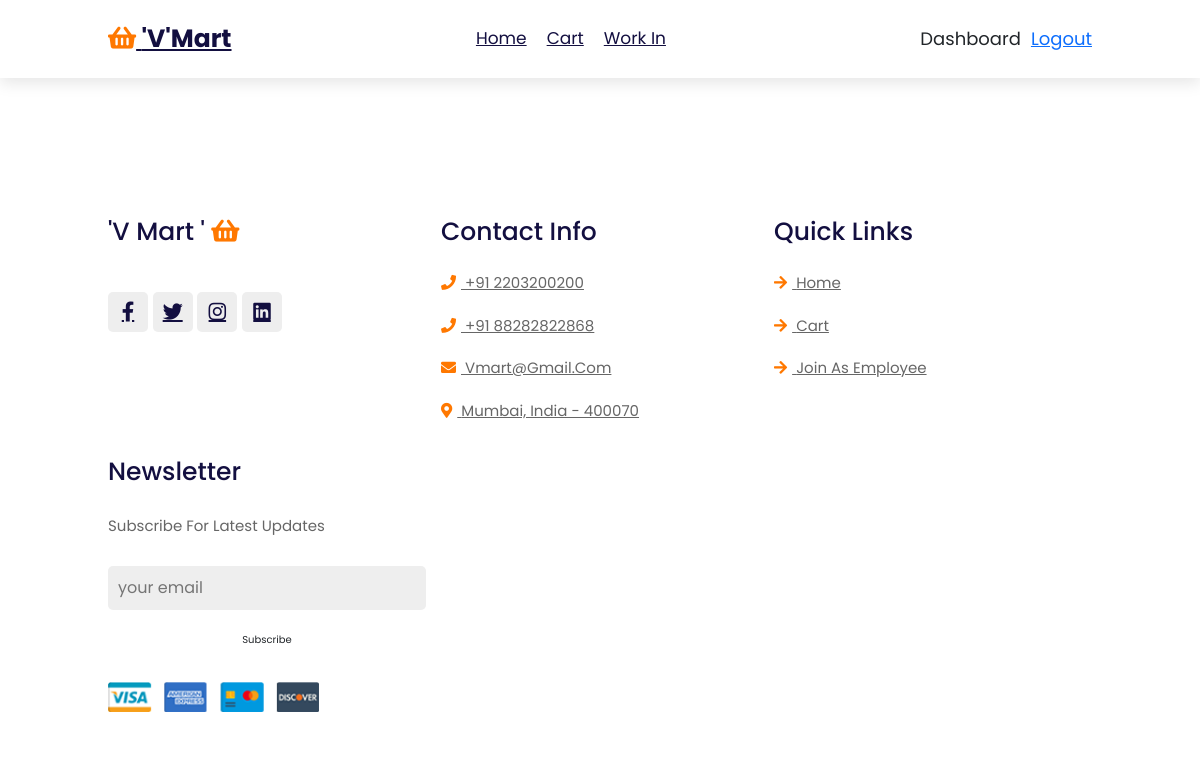
The page /user/cart (signed in) on the database as committed earlier.
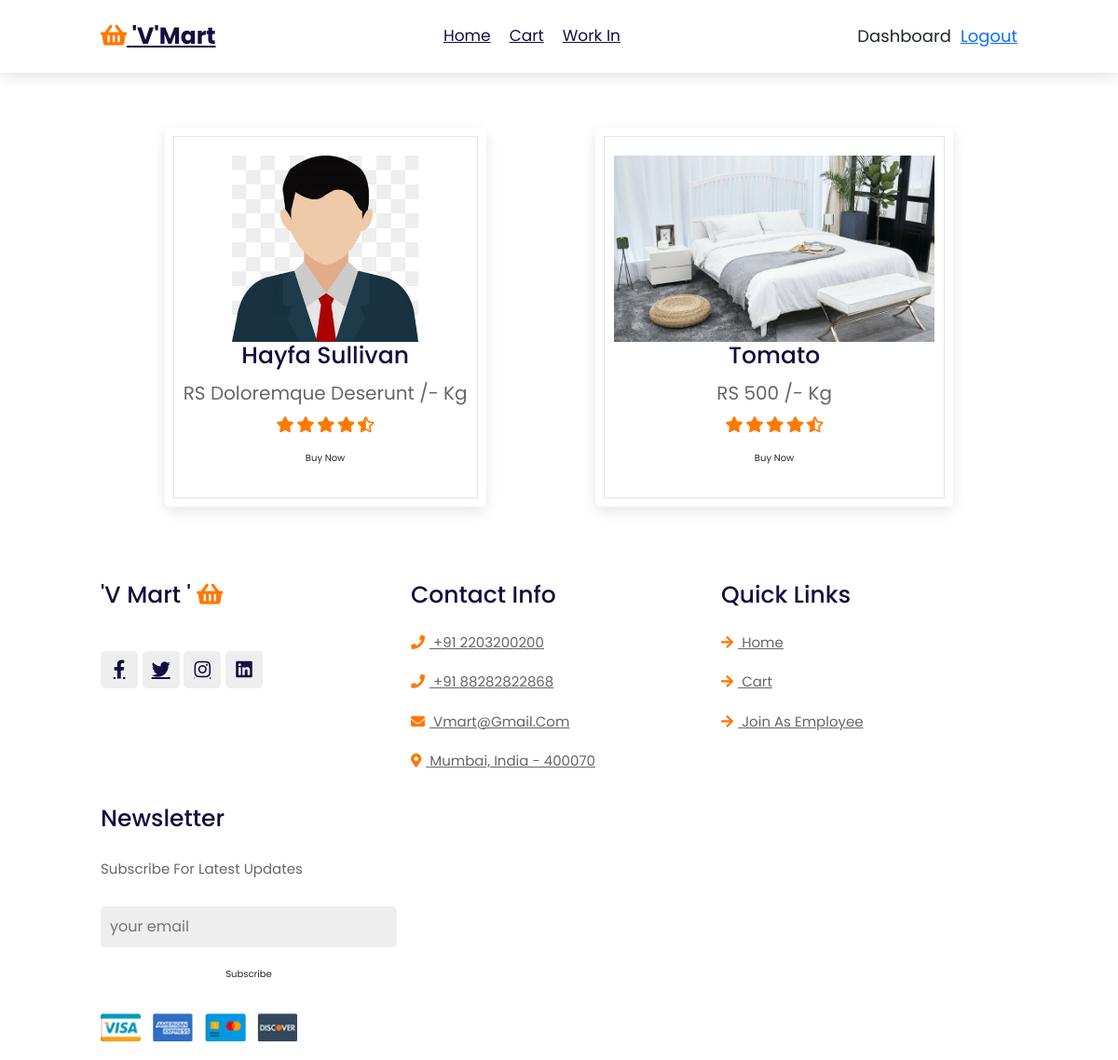
The same page on the database as committed later.
### super_market/models.py (models this page shows)
class Cart(models.Model):
    user = models.ForeignKey(User, on_delete=models.CASCADE)
    product = models.ForeignKey(Product, on_delete=models.CASCADE)
    created_at = models.DateTimeField(auto_now_add=True,null=True)
    updated_at = models.DateTimeField(auto_now=True,null=True)

class Product(models.Model):
    name = models.CharField(max_length=100)
    description = models.CharField(max_length=100)
    image = models.ImageField(upload_to='Profile', max_length=100)
    price = models.CharField(max_length=100)
    created_at = models.DateTimeField(auto_now_add=True)
    updated_at = models.DateTimeField(auto_now=True)

### super_market/views.py (the view)
# urls.py: path('user/cart', views.cart,name="cart"),
@login_required(login_url='login')
def cart(request):
    c =Cart.objects.filter(user=request.user)
    return render(request, "user/add-to-cart.html",{'c':c})

### template/user/add-to-cart.html
{% extends 'user/base.html' %}
{% block body %}
<h1 class="heading"> our <span>products</span> </h1>
<section class="products" id="products">
    <div class="flexCard">
    <div class="swiper product-slider">
        <div class="swiper-wrapper" style="display: flex; justify-content: space-around;">
            {% for c in c %}
            <div class="swiper-slide box">
                <img src="{{c.product.image.url}}" alt="">
                <h3>{{c.product.name}}</h3>
                <div class="price"> RS {{c.product.price}} /- kg </div>
                <div class="stars">
                    <i class="fas fa-star"></i>
                    <i class="fas fa-star"></i>
                    <i class="fas fa-star"></i>
                    <i class="fas fa-star"></i>
                    <i class="fas fa-star-half-alt"></i>
                </div>
                <a href="{% url 'product' c.product.id%}" class="btn">buy now</a>
            </div>
            {% endfor %}
        </div>
    </div>
    </div>
</section>
{% endblock body %}

### template/user/base.html (shortened to what this page needs)
<!DOCTYPE html>
{% load static %}
<html lang="en">
<head>
    <link rel="stylesheet" href="https://cdnjs.cloudflare.com/ajax/libs/font-awesome/5.15.4/css/all.min.css">
    <link rel="stylesheet" href="{% static '/css/style.css' %}">
    <link rel="stylesheet" href="{% static 'css/style.css' %}">
    <link rel="stylesheet" href="{% static 'css/payment.css' %}" >
    <link href="https://cdn.jsdelivr.net/npm/bootstrap@5.1.3/dist/css/bootstrap.min.css" rel="stylesheet">
</head>
<body>
<header class="header">
    <a href="{% url 'cart' %}" class="logo"> <i class="fas fa-shopping-basket"></i> 'v'Mart </a>
    <nav class="navbar">
        <a href="{% url 'user_index' %}">home</a>
        <a href="{% url 'cart' %}">Cart</a>
        <a href="{% url 'employee' %}">work in</a>
    </nav>
    <div class="d-flex justify-content-between ">
        {% if request.user.is_hr %}
        <div style="font-size: large;" class="px-3 "><a href="{% url 'application' %}" class="text-dark" style="text-decoration: none;">Dashboard</a></div>
        {% elif  request.user.is_superuser %}
        <div style="font-size: large;" class="px-3 "><a href="{% url 'add_product' %}" class="text-dark" style="text-decoration: none;">Dashboard</a></div>
        {% else%}
        <div style="font-size: large;" class="px-3 "><a href="{% url 'item_to_pack' %}" class="text-dark" style="text-decoration: none;">Dashboard</a></div>
        {% endif %}
        <div style="font-size: large;"><a href="{% url 'user_logout' %}">logout</a></div>
    </div>
</header>
{% block body %}{% endblock body %}
<section class="footer">
    <div class="box-container">
        <div class="box">
            <h3> 'v mart ' <i class="fas fa-shopping-basket"></i> </h3>
            <p> </p>
            <div class="share">
                <a href="#" class="fab fa-facebook-f"></a>
                <a href="#" class="fab fa-twitter"></a>
                <a href="#" class="fab fa-instagram"></a>
                <a href="#" class="fab fa-linkedin"></a>
            </div>
        </div>
        <div class="box">
            <h3>contact info</h3>
            <a href="#" class="links"> <i class="fas fa-phone"></i> +91 2203200200 </a>
            <a href="#" class="links"> <i class="fas fa-phone"></i> +91 88282822868 </a>
            <a href="#" class="links"> <i class="fas fa-envelope"></i> vmart@gmail.com </a>
            <a href="#" class="links"> <i class="fas fa-map-marker-alt"></i> mumbai, india - 400070 </a>
        </div>
        <div class="box">
            <h3>quick links</h3>
            <a href="../user/index.html" class="links"> <i class="fas fa-arrow-right"></i> home </a>
            <a href="../user/add-to-cart.html" class="links"> <i class="fas fa-arrow-right"></i> Cart </a>
            <a href="{% url 'employee' %}" class="links"> <i class="fas fa-arrow-right"></i> join as employee </a>
        </div>
        <div class="box">
            <h3>newsletter</h3>
            <p>subscribe for latest updates</p>
            <input type="email" placeholder="your email" class="email">
            <input type="submit" value="subscribe" class="btn">
            <img src="{% static '/image/payment.png' %}" class="payment-img" alt="">
        </div>
    </div>
</section>
</body>
</html>

### static/css/style.css (style rules this page uses)
:root { --orange:#ff7800; --black:#130f40; --light-color:#666; --box-shadow:0 .5rem 1.5rem rgba(0,0,0,.1); --border:.2rem solid rgba(0,0,0,.1); --outline:.1rem solid rgba(0,0,0,.1); --outline-hover:.2rem solid var(--black); }
* { font-family: 'Poppins', sans-serif; margin:0; padding:0; box-sizing: border-box; outline: none; border:none; text-decoration: none; text-transform: capitalize; transition: all .2s linear; }
html { font-size: 62.5%; overflow-x: hidden; scroll-behavior: smooth; scroll-padding-top: 7rem; }
body { background:#eee; }
section { padding:2rem 9%; }
.heading { text-align: center; padding:2rem 0; padding-bottom: 3rem; font-size: 3.5rem; color:var(--black); }
.heading span { background: var(--orange); color:#fff; display: inline-block; padding:.5rem 3rem; clip-path: polygon(100% 0, 93% 50%, 100% 99%, 0% 100%, 7% 50%, 0% 0%); }
.btn { margin-top: 1rem; display: inline-block; padding:.8rem 3rem; font-size: 1.7rem; border-radius: .5rem; border:.2rem solid var(--black); color:var(--black); cursor: pointer; background: none; }
.header { position: fixed; top:0; left:0; right: 0; z-index: 1000; display: flex; align-items: center; justify-content: space-between; padding:2rem 9%; background:#fff; box-shadow: var(--box-shadow); }
.header .logo { font-size: 2.5rem; font-weight: bolder; color:var(--black); }
.header .logo i { color:var(--orange); }
.header .navbar a { font-size: 1.7rem; margin:0 1rem; color:var(--black); }
.products .product-slider { padding:1rem; }
.products .product-slider:first-child { margin-bottom: 2rem; }
.products .product-slider .box { background: #fff; border-radius: .5rem; text-align: center; padding:3rem 2rem; outline-offset: -1rem; outline: var(--outline); box-shadow: var(--box-shadow); transition: .2s linear; }
.products .product-slider .box img { height:20rem; }
.products .product-slider .box h3 { font-size: 2.5rem; color:var(--black); }
.products .product-slider .box .price { font-size: 2rem; color:var(--light-color); padding:.5rem 0; }
.products .product-slider .box .stars i { font-size: 1.7rem; color:var(--orange); padding:.5rem 0; }
.footer { background: #fff; }
.footer .box-container { display: grid; grid-template-columns: repeat(auto-fit, minmax(25rem, 1fr)); gap:1.5rem; }
.footer .box-container .box h3 { font-size: 2.5rem; color:var(--black); padding:1rem 0; }
.footer .box-container .box h3 i { color:var(--orange); }
.footer .box-container .box .links { display: block; font-size: 1.5rem; color:var(--light-color); padding:1rem 0; }
.footer .box-container .box .links i { color:var(--orange); padding-right: .5rem; }
.footer .box-container .box p { line-height: 1.8; font-size: 1.5rem; color:var(--light-color); padding:1rem 0; }
.footer .box-container .box .share a { height:4rem; width:4rem; line-height:4rem; border-radius: .5rem; font-size: 2rem; color:var(--black); margin-right: .2rem; background: #eee; text-align: center; }
.footer .box-container .box .email { width: 100%; margin:.7rem 0; padding:1rem; border-radius: .5rem; background: #eee; font-size: 1.6rem; color:var(--black); text-transform: none; }
.footer .box-container .box .payment-img { margin-top: 2rem; height: 3rem; display: block; }

### static/css/payment.css (style rules this page uses)
:root { --orange:#ff7800; --black:#130f40; --light-color:#666; --box-shadow:0 .5rem 1.5rem rgba(0,0,0,.1); --border:.2rem solid rgba(0,0,0,.1); --outline:.1rem solid rgba(0,0,0,.1); --outline-hover:.2rem solid var(--black); }
* { font-family: 'Poppins', sans-serif; margin:0; padding:0; box-sizing: border-box; outline: none; border:none; text-decoration: none; text-transform: capitalize; transition: all .2s linear; }
html { overflow-x: hidden; scroll-behavior: smooth; scroll-padding-top: 7rem; }
body { background:#eee; }
section { padding:2rem 9%; }
.heading { text-align: center; padding:2rem 0; padding-bottom: 3rem; color:var(--black); }
.heading span { background: var(--orange); color:#fff; display: inline-block; padding:.5rem 3rem; clip-path: polygon(100% 0, 93% 50%, 100% 99%, 0% 100%, 7% 50%, 0% 0%); }
.header { position: fixed; top:0; left:0; right: 0; z-index: 1000; display: flex; align-items: center; justify-content: space-between; padding:2rem 9%; background:#fff; box-shadow: var(--box-shadow); }
.header .logo { font-weight: bolder; color:var(--black); }
.header .logo i { color:var(--orange); }
.header .navbar a { margin:0 1rem; color:var(--black); }
.btn { padding: 12px; margin: 10px 0; border: none; width: 100%; border-radius: 3px; cursor: pointer; }
a { color: #2196F3; }

Rows that differ between the two databases and show on the page:
added Cart: product.image (placeholder picture), product.name "Hayfa Sullivan", product.price "Doloremque Deserunt"
added Cart: product.image (picture), product.name "Tomato", product.price "500"
